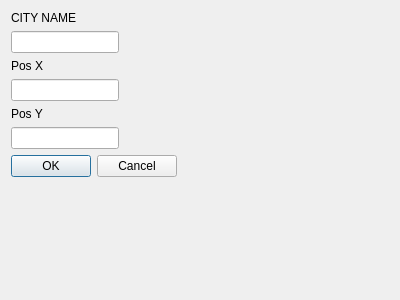
<?xml version="1.0" encoding="UTF-8"?>
<ui version="4.0">
 <class>addCityDialog</class>
 <widget class="QDialog" name="addCityDialog">
  <property name="geometry">
   <rect>
    <x>0</x>
    <y>0</y>
    <width>400</width>
    <height>300</height>
   </rect>
  </property>
  <property name="windowTitle">
   <string>Dialog</string>
  </property>
  <layout class="QFormLayout" name="formLayout">
   <item row="8" column="0">
    <widget class="QLineEdit" name="posY">
     <property name="text">
      <string/>
     </property>
    </widget>
   </item>
   <item row="9" column="0">
    <widget class="QDialogButtonBox" name="buttonBox">
     <property name="cursor">
      <cursorShape>ArrowCursor</cursorShape>
     </property>
     <property name="layoutDirection">
      <enum>Qt::LeftToRight</enum>
     </property>
     <property name="orientation">
      <enum>Qt::Horizontal</enum>
     </property>
     <property name="standardButtons">
      <set>QDialogButtonBox::Cancel|QDialogButtonBox::Ok</set>
     </property>
     <property name="centerButtons">
      <bool>false</bool>
     </property>
    </widget>
   </item>
   <item row="7" column="0">
    <widget class="QLabel" name="label_3">
     <property name="text">
      <string>Pos Y</string>
     </property>
    </widget>
   </item>
   <item row="5" column="0">
    <widget class="QLabel" name="label_2">
     <property name="text">
      <string>Pos X</string>
     </property>
    </widget>
   </item>
   <item row="6" column="0">
    <widget class="QLineEdit" name="posX">
     <property name="text">
      <string/>
     </property>
    </widget>
   </item>
   <item row="4" column="0">
    <widget class="QLineEdit" name="cityName">
     <property name="enabled">
      <bool>true</bool>
     </property>
     <property name="inputMask">
      <string/>
     </property>
     <property name="text">
      <string/>
     </property>
    </widget>
   </item>
   <item row="3" column="0">
    <widget class="QLabel" name="label">
     <property name="text">
      <string>CITY NAME</string>
     </property>
    </widget>
   </item>
  </layout>
 </widget>
 <resources/>
 <connections>
  <connection>
   <sender>buttonBox</sender>
   <signal>accepted()</signal>
   <receiver>addCityDialog</receiver>
   <slot>accept()</slot>
   <hints>
    <hint type="sourcelabel">
     <x>248</x>
     <y>254</y>
    </hint>
    <hint type="destinationlabel">
     <x>157</x>
     <y>274</y>
    </hint>
   </hints>
  </connection>
  <connection>
   <sender>buttonBox</sender>
   <signal>rejected()</signal>
   <receiver>addCityDialog</receiver>
   <slot>reject()</slot>
   <hints>
    <hint type="sourcelabel">
     <x>316</x>
     <y>260</y>
    </hint>
    <hint type="destinationlabel">
     <x>286</x>
     <y>274</y>
    </hint>
   </hints>
  </connection>
 </connections>
</ui>
